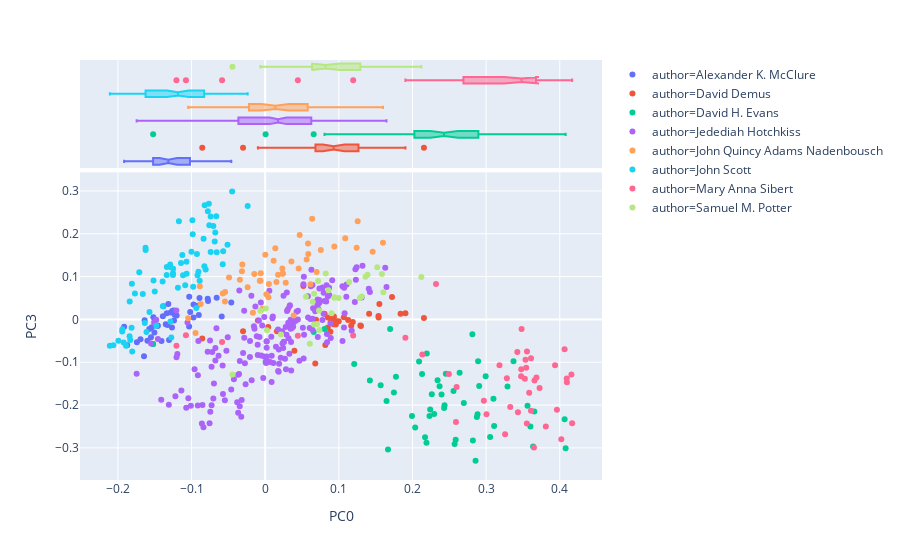

Write notebook code for a chart like this one.
### Markdown cell above
These components actually separate authors pretty well.

### Code cell
vis_pcs(DCM_civil, 0, 3, 'author')
